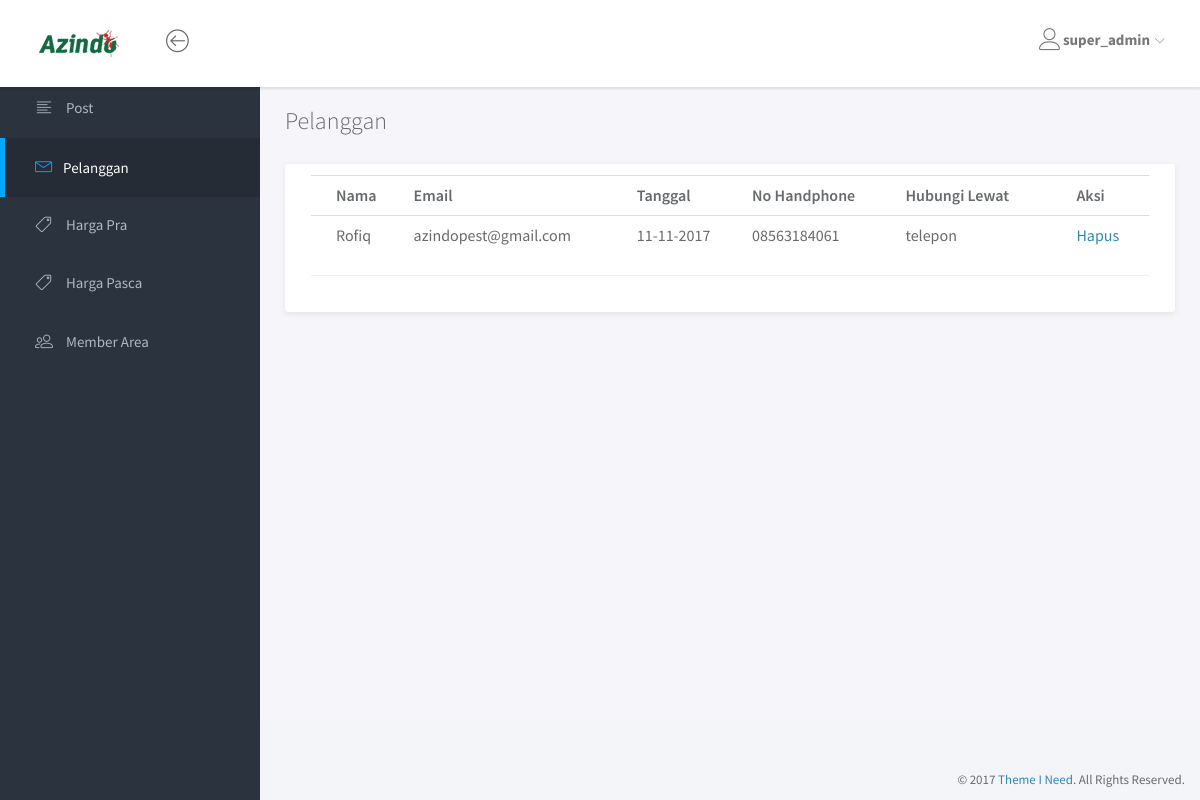
The app's page /admin/pelanggan/index.php (signed in) with its own data.
### tables this page shows
CREATE TABLE `pelanggan` (
  `id_pelanggan` int(11) NOT NULL,
  `nama` varchar(30) NOT NULL,
  `email` varchar(30) NOT NULL,
  `tanggal` date NOT NULL,
  `nohp` varchar(15) NOT NULL,
  `hubungi` char(10) NOT NULL,
  `status` char(5) NOT NULL
);

### admin/pelanggan/index.php (the view, shortened to what this page needs)
<?php if(isset($_SESSION['username'])){ ?>
<html>
<head>
	<link rel="stylesheet" href="../assets/vendor/bootstrap/css/bootstrap.min.css">
	<link rel="stylesheet" href="../assets/vendor/font-awesome/css/font-awesome.min.css">
	<link rel="stylesheet" href="../assets/vendor/linearicons/style.css">
	<link rel="stylesheet" href="../assets/css/main.css">
	<link rel="stylesheet" href="../assets/css/demo.css">
</head>
<body>
	<div id="wrapper">
		<nav class="navbar navbar-default navbar-fixed-top">
			<div class="brand">
				<a href="../index.php"><img src="../assets/img/logo-dark.png" alt="Klorofil Logo" class="img-responsive logo"></a>
			</div>
			<div class="container-fluid">
				<div class="navbar-btn">
					<button type="button" class="btn-toggle-fullwidth"><i class="lnr lnr-arrow-left-circle"></i></button>
				</div>
				<div id="navbar-menu">
					<ul class="nav navbar-nav navbar-right">
						<li class="dropdown">
							<a href="#" class="dropdown-toggle" data-toggle="dropdown"><i class="lnr lnr-user"></i><span><strong><?php echo $_SESSION['username']; ?></strong></span> <i class="icon-submenu lnr lnr-chevron-down"></i></a>
						</li>
					</ul>
				</div>
			</div>
		</nav>
		<div id="sidebar-nav" class="sidebar">
			<div class="sidebar-scroll">
				<nav>
					<ul class="nav">
						<li><a href="../index.php" class=""><i class="lnr lnr-text-align-left"></i> <span>Post</span></a></li>
						<li><a href="index.php?hello=true" class="active"><i class="lnr lnr-envelope"></i>Pelanggan <span class='buble' id="jumlah"></span></a></li>
						<li><a href="../harga-pra/" class=""><i class="lnr lnr-tag"></i> <span>Harga Pra</span></a></li>
						<li><a href="../harga-pasca/" class=""><i class="lnr lnr-tag"></i> <span>Harga Pasca</span></a></li>
						<li><a href="../member-area/" class=""><i class="lnr lnr-users"></i> <span>Member Area</span></a></li>
					</ul>
				</nav>
			</div>
		</div>
		<div class="main">
			<div class="main-content">
				<div class="container-fluid">
					<h3 class="page-title">Pelanggan</h3>
					<div class="panel panel-headline">
						<div class="panel-body">
							<table class="table">
                            <tr>
                                <th> Nama</th>
                                <th> Email</th>
                                <th> Tanggal</th>
                                <th> No Handphone</th>
                                <th> Hubungi Lewat</th>
                                <th> Aksi</th>
                            </tr>
							 <?php
								  include "../koneksi.php";
								  $query = "SELECT * FROM pelanggan";
								  $sql = mysqli_query($connect, $query);
								  while($data = mysqli_fetch_array($sql)){
									echo "<tr>";
									echo "<td>".$data['nama']."</td>";
									echo "<td>".$data['email']."</td>";
									echo "<td>".date('d-m-Y', strtotime($data['tanggal']))."</td>";
									echo "<td>".$data['nohp']."</td>";
									echo "<td>".$data['hubungi']."</td>";
									echo "<td><a href='hapus.php?id_pelanggan=".$data['id_pelanggan']."'>Hapus</a></td>";
									echo "</tr>";
								  }
								  ?>
                            </table>
							<hr>
						</div>
					</div>
				</div>
			</div>
		</div>
		<footer>
			<div class="container-fluid">
				<p class="copyright">&copy; 2017 <a href="https://www.themeineed.com" target="_blank">Theme I Need</a>. All Rights Reserved.</p>
			</div>
		</footer>
	</div>
</body>
</html>
<?php
}else{
header("location:../login.php");
}
?>

### admin/assets/css/main.css (style rules this page uses)
html { position: relative; min-height: 100%; }
body { background-color: #F3F5F8; font-family: "Source Sans Pro", sans-serif; font-size: 15px; color: #676a6d; }
a { color: #3287B2; }
th { font-weight: 600; }
.page-title { margin-top: 0; margin-bottom: 30px; font-weight: 300; }
footer { position: absolute; bottom: 0; right: 0; padding-top: 15px; padding-bottom: 10px; }
.copyright { margin-bottom: 0; text-align: right; font-size: 13px; }
#wrapper .sidebar { -webkit-transition: all 0.3s ease-in-out; -moz-transition: all 0.3s ease-in-out; -ms-transition: all 0.3s ease-in-out; -o-transition: all 0.3s ease-in-out; transition: all 0.3s ease-in-out; width: 260px; height: 100%; float: left; background-color: #2B333E; position: fixed; left: 0; }
#wrapper .main { -webkit-transition: all 0.3s ease-in-out; -moz-transition: all 0.3s ease-in-out; -ms-transition: all 0.3s ease-in-out; -o-transition: all 0.3s ease-in-out; transition: all 0.3s ease-in-out; width: calc(100% - 260px); left: 0; position: relative; float: right; background-color: #f5f5fa; }
#wrapper #sidebar-nav, #wrapper .main { padding-top: 80px; }
.main-content { padding: 28px 10px; }
.navbar-default { -webkit-transition: all 0.3s ease-in-out; -moz-transition: all 0.3s ease-in-out; -ms-transition: all 0.3s ease-in-out; -o-transition: all 0.3s ease-in-out; transition: all 0.3s ease-in-out; -moz-box-shadow: 1px 2px 3px rgba(0, 0, 0, 0.1); -webkit-box-shadow: 1px 2px 3px rgba(0, 0, 0, 0.1); box-shadow: 1px 2px 3px rgba(0, 0, 0, 0.1); -webkit-border-radius: 0; -moz-border-radius: 0; border-radius: 0; padding: 0; margin: 0; border: none; background-color: #fff; }
.navbar-default .brand { float: left; padding: 30px 39px; background-color: #fff; }
.navbar-btn { float: left; padding: 16px 0; }
.navbar-btn button { font-size: 24px; padding: 4px 8px; line-height: .7; border: none; background: none; outline: none; }
.navbar-nav > li > a { padding: 28px 20px; }
.navbar-nav > li > a > i { font-size: 22px; margin-right: 2px; vertical-align: middle; }
.navbar-nav > li > a > i.icon-submenu { margin-left: 2px; margin-right: 0; font-size: 10px; position: relative; top: 2px; }
.navbar-nav > li > a > span { position: relative; top: 2px; }
@media screen and (min-width: 768px) { .navbar-nav.navbar-right { margin-right: 0; } }
.sidebar { z-index: 9; }
.sidebar .nav > li > a { padding: 18px 30px; color: #AEB7C2; border-left: 5px solid transparent; }
.sidebar .nav > li > a:hover, .sidebar .nav > li > a:focus, .sidebar .nav > li > a.active { color: #fff; background-color: transparent; }
.sidebar .nav > li > a:hover i, .sidebar .nav > li > a:focus i, .sidebar .nav > li > a.active i { color: #00AAFF; }
.sidebar .nav > li > a:focus, .sidebar .nav > li > a.active { background-color: #252c35; border-left-color: #00AAFF; }
.sidebar .nav i { margin-right: 10px; font-size: 18px; }
.sidebar .nav span { -webkit-transition: all 0.3s ease-in-out; -moz-transition: all 0.3s ease-in-out; -ms-transition: all 0.3s ease-in-out; -o-transition: all 0.3s ease-in-out; transition: all 0.3s ease-in-out; position: relative; top: -2px; }
.panel { -webkit-border-radius: 3px; -moz-border-radius: 3px; border-radius: 3px; -moz-box-shadow: 0 2px 6px rgba(0, 0, 0, 0.08); -webkit-box-shadow: 0 2px 6px rgba(0, 0, 0, 0.08); box-shadow: 0 2px 6px rgba(0, 0, 0, 0.08); background-color: #fff; margin-bottom: 30px; }
.panel .panel-heading, .panel .panel-body, .panel .panel-footer { padding-left: 25px; padding-right: 25px; }
.panel .panel-body { padding-top: 10px; padding-bottom: 15px; }
.panel .table > thead > tr > td:first-child, .panel .table > thead > tr > th:first-child, .panel .table > tbody > tr > td:first-child, .panel .table > tbody > tr > th:first-child, .panel .table > tfoot > tr > td:first-child, .panel .table > tfoot > tr > th:first-child { padding-left: 25px; }
.panel .table > thead > tr > td:last-child, .panel .table > thead > tr > th:last-child, .panel .table > tbody > tr > td:last-child, .panel .table > tbody > tr > th:last-child, .panel .table > tfoot > tr > td:last-child, .panel .table > tfoot > tr > th:last-child { padding-left: 25px; }

### records on screen
pelanggan: nama "Rofiq", email "azindopest@gmail.com", tanggal "11-11-2017", nohp "08563184061", hubungi "telepon"

### other values on screen
$_SESSION['username'] "super_admin"
